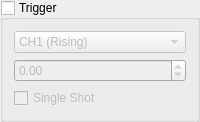
           <widget class="QGroupBox" name="triggerGroup">
            <property name="enabled">
             <bool>true</bool>
            </property>
            <property name="title">
             <string>Trigger</string>
            </property>
            <property name="checkable">
             <bool>true</bool>
            </property>
            <property name="checked">
             <bool>false</bool>
            </property>
            <layout class="QVBoxLayout" name="verticalLayout_14">
             <item>
              <widget class="QComboBox" name="triggerChannelSelect">
               <item>
                <property name="text">
                 <string>CH1 (Rising)</string>
                </property>
               </item>
               <item>
                <property name="text">
                 <string>CH1 (Falling)</string>
                </property>
               </item>
               <item>
                <property name="text">
                 <string>CH2 (Rising)</string>
                </property>
               </item>
               <item>
                <property name="text">
                 <string>CH2 (Falling)</string>
                </property>
               </item>
              </widget>
             </item>
             <item>
              <widget class="QDoubleSpinBox" name="triggerLevelValue">
               <property name="minimum">
                <double>-20.000000000000000</double>
               </property>
               <property name="maximum">
                <double>20.000000000000000</double>
               </property>
               <property name="singleStep">
                <double>0.100000000000000</double>
               </property>
              </widget>
             </item>
             <item>
              <widget class="QCheckBox" name="singleShotCheckBox">
               <property name="text">
                <string>Single Shot</string>
               </property>
              </widget>
             </item>
            </layout>
           </widget>
